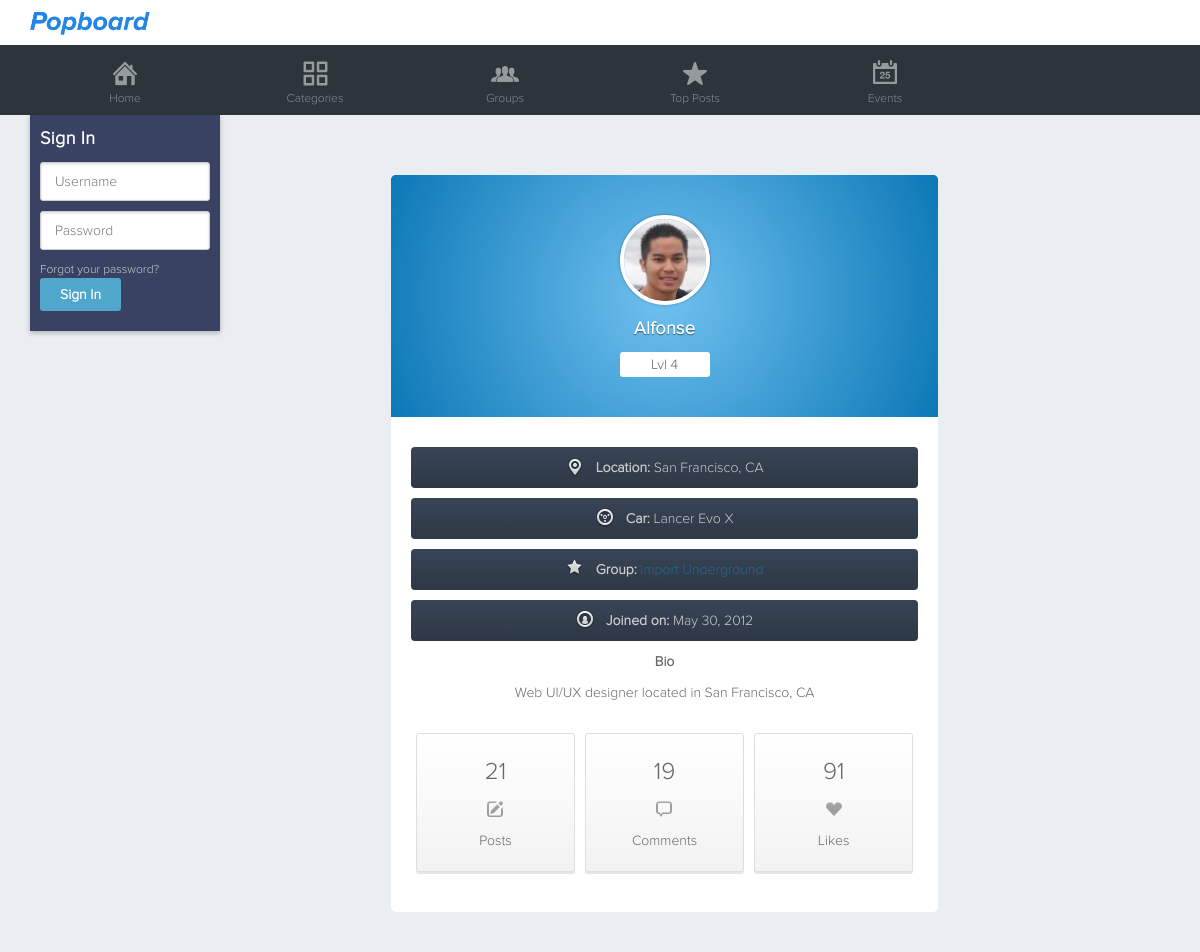
Before: /profile/alfonse with the older database file.
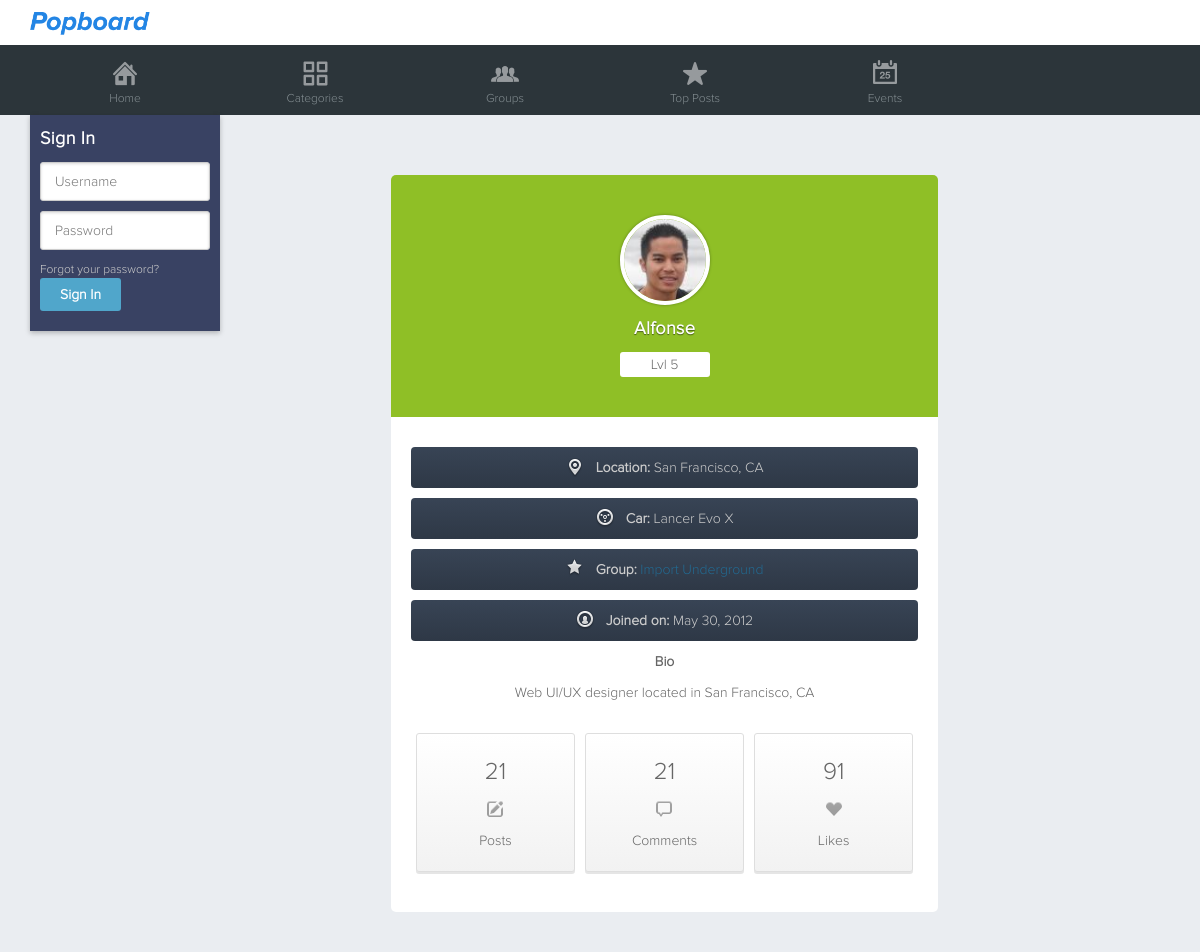
After: the same page with the newer database file.
### tables this page shows
CREATE TABLE `users` (
  `user_id` int(11) NOT NULL AUTO_INCREMENT,
  `username` varchar(30) NOT NULL,
  `email` varchar(70) NOT NULL,
  `passwd` char(40) NOT NULL,
  `displayname` varchar(30) NOT NULL,
  `active` binary(1) NOT NULL DEFAULT '0',
  `setup` binary(1) DEFAULT '0',
  `joindate` date DEFAULT NULL,
  `birthdate` date DEFAULT NULL,
  `bio` text,
  `location` varchar(60) DEFAULT NULL,
  `car` varchar(60) DEFAULT NULL,
  `profileimg` varchar(40) DEFAULT NULL,
  `profilebg` varchar(40) DEFAULT NULL,
  `total_posts` int(11) DEFAULT '0',
  `total_comments` int(11) DEFAULT '0',
  `total_likes` int(11) DEFAULT '0',
  `lvl` tinyint(4) DEFAULT '0',
  `total_xp` int(11) NOT NULL DEFAULT '0',
  `total_gp` int(11) DEFAULT '0',
  `group_id` int(11) DEFAULT NULL,
  `session_hash` varchar(32) DEFAULT NULL,
  PRIMARY KEY (`user_id`),
  UNIQUE KEY `username` (`username`),
  UNIQUE KEY `email` (`email`),
  KEY `user_id` (`user_id`)
);

### profile.php (the view, shortened to what this page needs)
<?php
include("config.php");
if (isset( $_COOKIE['login_cookie'] )) {
	$username = mysqli_real_escape_string($dblink, strtolower($_COOKIE['login_cookie']));
	$session_hash = mysqli_real_escape_string($dblink, $_COOKIE['hsh']);
	iu_check_user_setup();
	$r  = mysqli_query($dblink, "SELECT * FROM users WHERE username='$username' AND session_hash = '$session_hash'");
	$Rows = mysqli_fetch_assoc($r);
}else {
	$username = '';
}
$userprofile = mysqli_real_escape_string($dblink, strtolower($_GET['username']));
?>
<!DOCTYPE html>
<html xmlns="http://www.w3.org/1999/xhtml">
<head>
	<link href="/stylesheets/<?= $stylesheet; ?>.css?<?= $__site['filedate']; ?>" rel="stylesheet" type="text/css" />
	<link href="/stylesheets/jcrop.css" rel="stylesheet" type="text/css" />
</head>
<body class="profile">
	<?php include("top.php"); ?>
    <div id="content">
		<?php include("left.php"); ?>
    	<div id="right" class="profilesection">
    		<?
			if($userprofile && ($userprofile != $username )){
				$userProfileQuery1  = mysqli_query($dblink, "SELECT * FROM users USE INDEX (user_id) WHERE username='$userprofile'");
				$userProfileRow1 = mysqli_fetch_assoc($userProfileQuery1);
				$userProfileNum_rows = mysqli_num_rows($userProfileQuery1);
				if($userProfileNum_rows == 1){
					if($userProfileRow1['group_id'] != NULL || $userProfileRow1['group_id'] != ''){
						$userProfileQuery5 = @mysqli_query($dblink, "SELECT groupname, group_url FROM groups WHERE group_id={$userProfileRow1['group_id']}");
						$userProfileRow5 = mysqli_fetch_assoc($userProfileQuery5);
					}
			?>
				<div id="myprofile">
					<div class="userpic <?=$userProfileRow1['profilebg'] ?>">
						<?php iu_get_avatar_pic($userProfileRow1['email']); ?>
						<h3><?= $userProfileRow1['displayname'] ?></h3>
						<div class="lvl">
							<p>Lvl <? if($userProfileRow1['lvl'] == NULL){echo "0";}else{ echo $userProfileRow1['lvl'];} ?></p>
						</div>
					</div>
					<div class="userinfo">
						<p class="location"><span class="icon"></span><strong>Location:</strong> <?= $userProfileRow1['location']; ?></p>
						<p class="car"><span class="icon"></span><strong>Car:</strong> <?= $userProfileRow1['car']; ?></p>
						<p class="group"><span class="icon"></span><strong>Group:</strong>
							<? if($userProfileRow1['group_id'] != NULL || $userProfileRow1['group_id'] != ''){ ?>
								<a href="/group/<?= $userProfileRow5['group_url'] ?>"><?= $userProfileRow5['groupname']; ?></a>
							<? } ?>
						</p>
						<p class="joindate"><span class="icon"></span><strong>Joined on:</strong> <?= iu_readable_date($userProfileRow1['joindate']); ?></p>
						<p class="bio"><strong>Bio</strong></p>
						<p class="bio"><?= stripslashes($userProfileRow1['bio']); ?></p>
						<div class="posts">
							<p class="postcount"><?= $userProfileRow1['total_posts']; ?></p>
							<div class="icon"></div>
							<p>Posts</p>
						</div>
						<div class="comments">
							<p class="commentcount"><?= $userProfileRow1['total_comments']; ?></p>
							<div class="icon"></div>
							<p>Comments</p>
						</div>
						<div class="likes">
							<p class="likescount"><?= $userProfileRow1['total_likes']; ?></p>
							<div class="icon"></div>
							<p>Likes</p>
						</div>
					</div>
				</div>
			<?	}else {
					echo "<h2>Profile Not Found</h2>";
				}
			}
		?>
    	</div>
	</div>
</body>
</html>

### config.php (shortened to what this page needs)
<?php
$stylesheet = 'style1';
$__site = [
	'environment' => 'local',
	'name' => 'Popboard',
	'email' => 'support@popboard.com',
	'url' => 'http://www.popboard.com',
	'keywords' => 'Popboard, social, social network',
	'description' => 'Sign up now to create your own Popboard account and post pictures, videos, share stories, like, create private and public groups, and discuss with others',
	'facebook-url' => 'https://www.facebook.com/popboard',
	'twitter-url' => 'https://www.twiiter.com/popboard',
	'filedate' => '20150709'
];
?>
	<?
function iu_get_avatar_pic($email = ""){
	include 'dbparams.php';
	$results3 = mysqli_query($dblink, "SELECT profileimg, displayname FROM users WHERE email = '$email'");
	$Row3 = mysqli_fetch_assoc($results3);
	if($Row3['profileimg'] != NULL || $Row3['profileimg'] != ''){
		echo '<img class="avatar" src="/'.$Row3['profileimg'].'" alt="'.$Row3['displayname'].'" />';
	}else {
		echo '<img class="avatar" src="/images/me.jpg" />';
	}
}
	?>
	<?
function iu_readable_date($datetime, $format = 'normal'){
	$date = New DateTime($datetime);
	if($format == 'normal'){
		$updatedDate = date_format($date,'F j, Y');
	}else if($format == 'short'){
		$updatedDate = date_format($date,'M j, Y');
	}else if($format == 'numbered'){
		$updatedDate = date_format($date,'n/j/y');
	}
	return $updatedDate;
}
?>

Changed rows visible on the page:
changed users "Alfonse": profilebg "radial-blue " → "green" (drawn); lvl "4" → "5"; total_comments "19" → "21"
